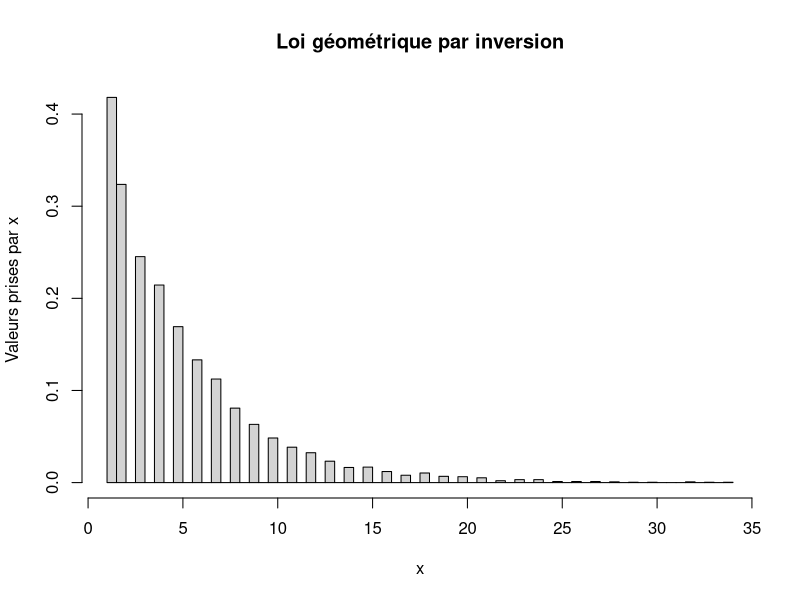
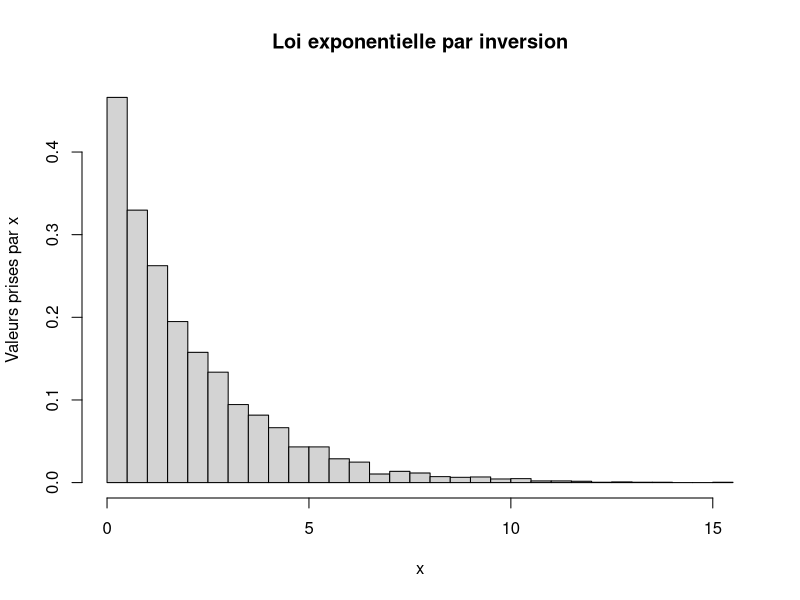

These figures' R source, in order:
#Exercice 2


#Question 1
# Loi de Bernoulli X~B(p)
bernoulliInversion <- function(p){
  u = runif(1) # loi uniforme entre 0 et 1
  # fonction inverse de la fonction de répartition de Bernoulli
  if(u<1-p){
    binom = 0
  } else {
    binom = 1
  }
  binom
}

p = 0.5
bernoulliInversion(p)

#Question 2
# Loi Géométrique X~G(lambda)
geometriqueInversion <- function(n, lambda){
  i = 0
  geom = array()
  while (i < n) {
    u = runif(1)
    # Fonction inverse de la fonction de répartition d'une loi géométrique 
    geom[i] = floor(log(1-u)/log(1-lambda))+1
    i = i+1
  }
  hist(geom, breaks=50, probability = TRUE, main="Loi géométrique par inversion", xlab="x", ylab="Valeurs prises par x", freq=F)
}

n = 5000
lambda = 0.2
geometriqueInversion(n, lambda)


# Question 3 
# Loi de Poisson X~P(lambda)
poissonInversion <- function(n, lambda){
  i = 0
  poiss = array()
  while (i < n) {
    # Fonction inverse de la fonction de répartition de la loi de Poisson
    p = 1
    x = 0
    while(p>=exp(-lambda)){
      u = runif(1)
      p = p*u
      x = x+1
    }
    poiss[i] = x
    i = i+1
  }
  poiss
}

n = 100
lambda = 0.5
poissonInversion(n, lambda)


#Question 4
# Loi Exponentielle X~E(lambda)

exponentielleInversion <- function(n, lambda){
  i = 0
  expo = array()
  while (i < n) {
    u = runif(1)
    # Fonction inverse de la fonction de répartition de la loi exponantielle
    expo[i] = -log(1-u)/lambda 
    i = i+1
  }
  hist(expo, breaks=50, probability = TRUE, main="Loi exponentielle par inversion", xlab="x", ylab="Valeurs prises par x", freq=F)
}

n = 5000
lambda = 0.5
exponentielleInversion(n, lambda)


